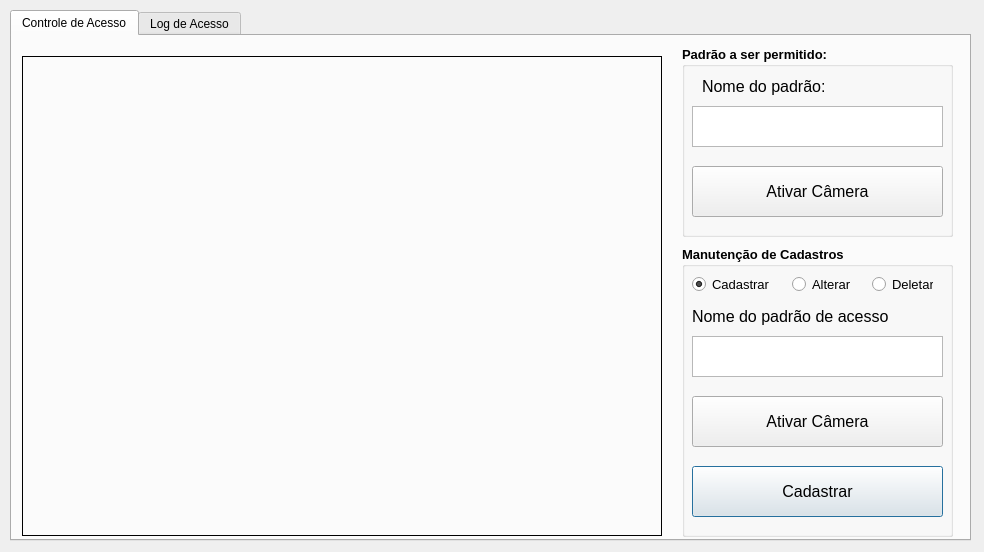
<?xml version="1.0" encoding="UTF-8"?>
<ui version="4.0">
 <class>Dialog</class>
 <widget class="QDialog" name="Dialog">
  <property name="enabled">
   <bool>true</bool>
  </property>
  <property name="geometry">
   <rect>
    <x>0</x>
    <y>0</y>
    <width>984</width>
    <height>552</height>
   </rect>
  </property>
  <property name="minimumSize">
   <size>
    <width>0</width>
    <height>0</height>
   </size>
  </property>
  <property name="windowTitle">
   <string>Dialog</string>
  </property>
  <widget class="QTabWidget" name="tabWidget">
   <property name="geometry">
    <rect>
     <x>10</x>
     <y>10</y>
     <width>961</width>
     <height>531</height>
    </rect>
   </property>
   <property name="currentIndex">
    <number>0</number>
   </property>
   <widget class="QWidget" name="tab">
    <attribute name="title">
     <string>Controle de Acesso</string>
    </attribute>
    <widget class="QLabel" name="imgLabel">
     <property name="geometry">
      <rect>
       <x>10</x>
       <y>20</y>
       <width>640</width>
       <height>480</height>
      </rect>
     </property>
     <property name="frameShape">
      <enum>QFrame::Box</enum>
     </property>
     <property name="text">
      <string/>
     </property>
    </widget>
    <widget class="QGroupBox" name="groupBox_Cadastro">
     <property name="geometry">
      <rect>
       <x>670</x>
       <y>210</y>
       <width>271</width>
       <height>291</height>
      </rect>
     </property>
     <property name="font">
      <font>
       <pointsize>10</pointsize>
       <weight>75</weight>
       <bold>true</bold>
      </font>
     </property>
     <property name="title">
      <string>Manutenção de Cadastros</string>
     </property>
     <property name="flat">
      <bool>false</bool>
     </property>
     <property name="checkable">
      <bool>false</bool>
     </property>
     <property name="checked">
      <bool>false</bool>
     </property>
     <widget class="QLabel" name="label">
      <property name="geometry">
       <rect>
        <x>10</x>
        <y>60</y>
        <width>201</width>
        <height>20</height>
       </rect>
      </property>
      <property name="font">
       <font>
        <pointsize>12</pointsize>
        <weight>50</weight>
        <bold>false</bold>
       </font>
      </property>
      <property name="text">
       <string>Nome do padrão de acesso</string>
      </property>
     </widget>
     <widget class="QPushButton" name="btn_grava_senha">
      <property name="geometry">
       <rect>
        <x>10</x>
        <y>220</y>
        <width>251</width>
        <height>51</height>
       </rect>
      </property>
      <property name="font">
       <font>
        <pointsize>12</pointsize>
        <weight>50</weight>
        <bold>false</bold>
       </font>
      </property>
      <property name="text">
       <string>Cadastrar</string>
      </property>
     </widget>
     <widget class="QPushButton" name="btn_camera">
      <property name="enabled">
       <bool>true</bool>
      </property>
      <property name="geometry">
       <rect>
        <x>10</x>
        <y>150</y>
        <width>251</width>
        <height>51</height>
       </rect>
      </property>
      <property name="sizePolicy">
       <sizepolicy hsizetype="Fixed" vsizetype="Fixed">
        <horstretch>0</horstretch>
        <verstretch>0</verstretch>
       </sizepolicy>
      </property>
      <property name="font">
       <font>
        <pointsize>12</pointsize>
        <weight>50</weight>
        <bold>false</bold>
       </font>
      </property>
      <property name="text">
       <string>Ativar Câmera</string>
      </property>
     </widget>
     <widget class="QTextEdit" name="nomeUsuario_cadastro">
      <property name="geometry">
       <rect>
        <x>10</x>
        <y>90</y>
        <width>251</width>
        <height>41</height>
       </rect>
      </property>
      <property name="font">
       <font>
        <pointsize>14</pointsize>
        <weight>50</weight>
        <bold>false</bold>
       </font>
      </property>
      <property name="tabStopWidth">
       <number>20</number>
      </property>
     </widget>
     <widget class="QRadioButton" name="rb_cadastrar">
      <property name="geometry">
       <rect>
        <x>10</x>
        <y>30</y>
        <width>91</width>
        <height>17</height>
       </rect>
      </property>
      <property name="font">
       <font>
        <weight>50</weight>
        <bold>false</bold>
       </font>
      </property>
      <property name="text">
       <string>Cadastrar</string>
      </property>
      <property name="checked">
       <bool>true</bool>
      </property>
     </widget>
     <widget class="QRadioButton" name="rb_alterar">
      <property name="geometry">
       <rect>
        <x>110</x>
        <y>30</y>
        <width>82</width>
        <height>17</height>
       </rect>
      </property>
      <property name="font">
       <font>
        <weight>50</weight>
        <bold>false</bold>
       </font>
      </property>
      <property name="text">
       <string>Alterar</string>
      </property>
     </widget>
     <widget class="QRadioButton" name="rb_deletar">
      <property name="geometry">
       <rect>
        <x>190</x>
        <y>30</y>
        <width>61</width>
        <height>17</height>
       </rect>
      </property>
      <property name="font">
       <font>
        <weight>50</weight>
        <bold>false</bold>
       </font>
      </property>
      <property name="text">
       <string>Deletar</string>
      </property>
     </widget>
    </widget>
    <widget class="QGroupBox" name="groupBox_Login">
     <property name="geometry">
      <rect>
       <x>670</x>
       <y>10</y>
       <width>271</width>
       <height>191</height>
      </rect>
     </property>
     <property name="font">
      <font>
       <pointsize>10</pointsize>
       <weight>75</weight>
       <bold>true</bold>
      </font>
     </property>
     <property name="title">
      <string>Padrão a ser permitido:</string>
     </property>
     <property name="checkable">
      <bool>false</bool>
     </property>
     <widget class="QLabel" name="label_2">
      <property name="geometry">
       <rect>
        <x>20</x>
        <y>30</y>
        <width>181</width>
        <height>20</height>
       </rect>
      </property>
      <property name="font">
       <font>
        <pointsize>12</pointsize>
        <weight>50</weight>
        <bold>false</bold>
       </font>
      </property>
      <property name="text">
       <string>Nome do padrão:</string>
      </property>
     </widget>
     <widget class="QPushButton" name="btn_camera_login">
      <property name="geometry">
       <rect>
        <x>10</x>
        <y>120</y>
        <width>251</width>
        <height>51</height>
       </rect>
      </property>
      <property name="font">
       <font>
        <pointsize>12</pointsize>
        <weight>50</weight>
        <bold>false</bold>
       </font>
      </property>
      <property name="text">
       <string>Ativar Câmera</string>
      </property>
     </widget>
     <widget class="QTextEdit" name="nomeUsuario_login">
      <property name="geometry">
       <rect>
        <x>10</x>
        <y>60</y>
        <width>251</width>
        <height>41</height>
       </rect>
      </property>
      <property name="font">
       <font>
        <pointsize>14</pointsize>
        <weight>50</weight>
        <bold>false</bold>
       </font>
      </property>
      <property name="tabStopWidth">
       <number>20</number>
      </property>
     </widget>
    </widget>
   </widget>
   <widget class="QWidget" name="tab_2">
    <attribute name="title">
     <string>Log de Acesso</string>
    </attribute>
    <widget class="QLabel" name="imgLabel_log">
     <property name="geometry">
      <rect>
       <x>20</x>
       <y>20</y>
       <width>320</width>
       <height>240</height>
      </rect>
     </property>
     <property name="frameShape">
      <enum>QFrame::Box</enum>
     </property>
     <property name="text">
      <string/>
     </property>
    </widget>
    <widget class="QTableWidget" name="tableWidget">
     <property name="geometry">
      <rect>
       <x>370</x>
       <y>20</y>
       <width>571</width>
       <height>471</height>
      </rect>
     </property>
     <column>
      <property name="text">
       <string>Data</string>
      </property>
      <property name="textAlignment">
       <set>AlignCenter</set>
      </property>
     </column>
     <column>
      <property name="text">
       <string>Hora</string>
      </property>
      <property name="textAlignment">
       <set>AlignCenter</set>
      </property>
     </column>
     <column>
      <property name="text">
       <string>Ocorrido</string>
      </property>
     </column>
    </widget>
   </widget>
  </widget>
 </widget>
 <resources/>
 <connections/>
</ui>
